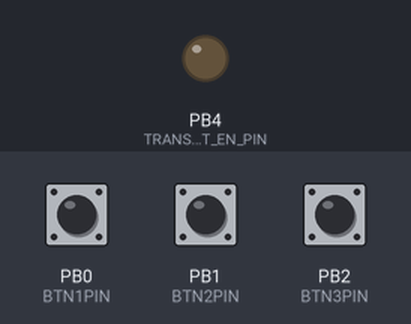
The sketch below on a simulated ATtiny85, built with avr-gcc and run on an emulated ATtiny85. On the bench: output pins drawn as LEDs (lit = HIGH). The test bench sets the inputs (shaded band); at power-on: PB0 (BTN1PIN) HIGH, PB1 (BTN2PIN) HIGH, PB2 (BTN3PIN) HIGH. Sleep ends after the set time or at an interrupt.

Above: at 1.2 s.
1.3 s: PB0 (BTN1PIN) pulled LOW for 0.15 s
At 1.53 s:
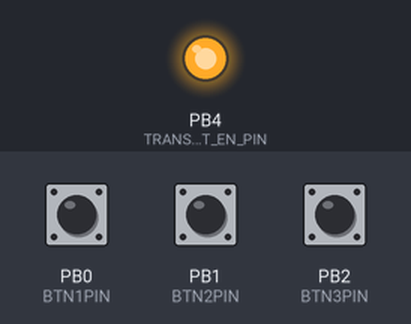
Timing chart, 0 to 4.3 s (numbered marks = the images above; inputs shaded):
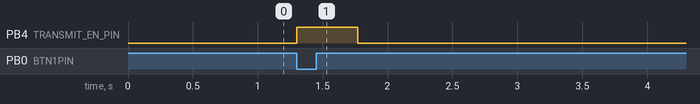

Measured:
- after the input at 1.3 s, PB4 (TRANSMIT_EN_PIN): LOW → HIGH at once, → LOW 0.47 s later

The sketch:

send433attiny.ino
```cpp
#define TRANSMIT_PIN 3
#define TRANSMIT_EN_PIN 4
#define BTN1PIN 0
#define BTN2PIN 1
#define BTN3PIN 2

#include <RCSwitch.h>

#include <avr/io.h>
#include <avr/interrupt.h>
#include <avr/sleep.h>

#ifndef cbi
#define cbi(sfr, bit) (_SFR_BYTE(sfr) &= ~_BV(bit))
#endif
#ifndef sbi
#define sbi(sfr, bit) (_SFR_BYTE(sfr) |= _BV(bit))
#endif
RCSwitch transmitter = RCSwitch();
void setup() {
  transmitter.enableTransmit(TRANSMIT_PIN);
  cli();                            // Disable interrupts during setup
  GIMSK = 0b00100000;
  PCMSK = 0b00000111;

  pinMode(BTN1PIN, INPUT_PULLUP);   // Set our interrupt pin as input with a pullup to keep it stable
  pinMode(BTN2PIN, INPUT_PULLUP);   // Set our interrupt pin as input with a pullup to keep it stable
  pinMode(BTN3PIN, INPUT_PULLUP);   // Set our interrupt pin as input with a pullup to keep it stable
}

unsigned long last_transmit = 0;

void transmit(int btn) {
  auto now = millis();
  if (now > last_transmit && now - last_transmit < 100) {
    return;
  }
  last_transmit = now;
  pinMode(TRANSMIT_EN_PIN, OUTPUT);
  digitalWrite(TRANSMIT_EN_PIN, HIGH);
  delay(20);
  transmitter.send(777*(btn + 1), 24);
  digitalWrite(TRANSMIT_EN_PIN, LOW);
  pinMode(TRANSMIT_EN_PIN, INPUT);
}

ISR(PCINT0_vect)
{
}

void sleep() {
  cbi(ADCSRA,ADEN);
  sleep_enable();// Enable sleep mode
  set_sleep_mode(SLEEP_MODE_PWR_DOWN);
  sleep_bod_disable();
  sei();
  sleep_cpu();// Enter sleep mode
  sleep_disable();
}

void loop() {
  sleep();
  if (!digitalRead(BTN1PIN)) {
    transmit(0);
  } else if (!digitalRead(BTN2PIN)) {
    transmit(1);
  } else if (!digitalRead(BTN3PIN)) {
    transmit(2);
  }
}
```
